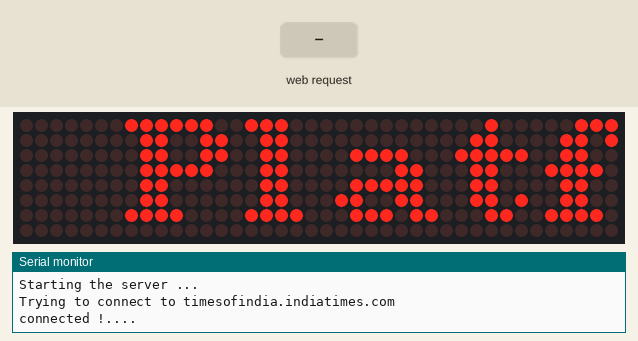
Recording of a sketch running on a simulated ESP8266 (NodeMCU). On the bench: 40×8 LED matrix, the last lines printed to the serial monitor. Wiring (inferred from the names in the program): 5 × MAX7219 LED driver (orientation assumed): CS D4. The inputs (shaded band) are chosen by the test bench. WiFi joins after 1.5 s; servers stay silent unless stated; uploads are accepted with an empty reply.

Above: at 3.9 s.
4.0 s: HTTP request GET /reset received
At 5.0 s:
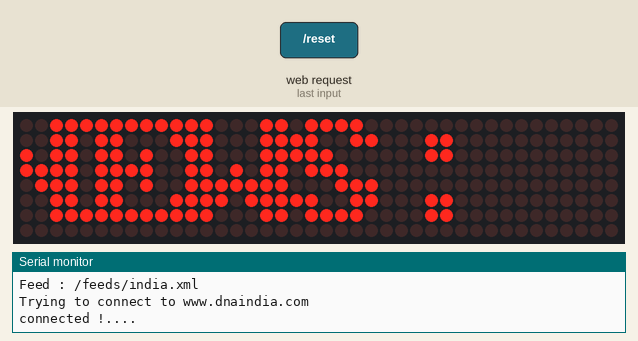
7.0 s: HTTP request GET /reset received
At 7.7 s:
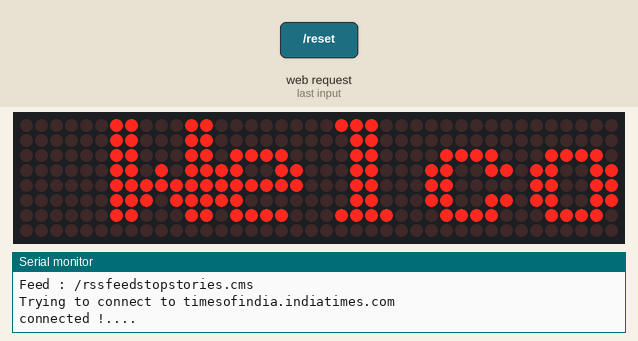
10.0 s: HTTP request GET /reset received
At 11.0 s:
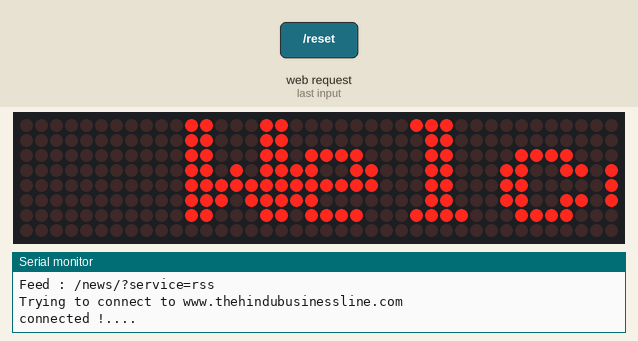
13.0 s: HTTP request GET /reset received
At 13.4 s:
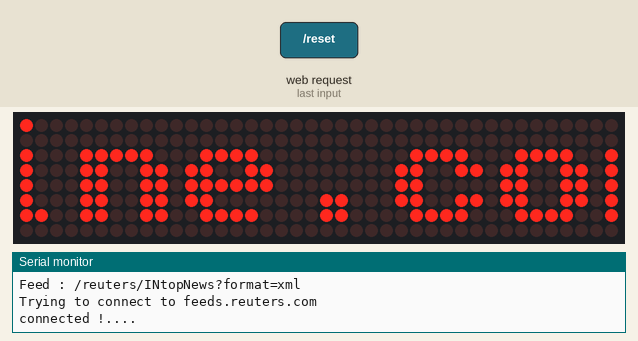
16.0 s: HTTP request GET /reset received
At 17.42 s:
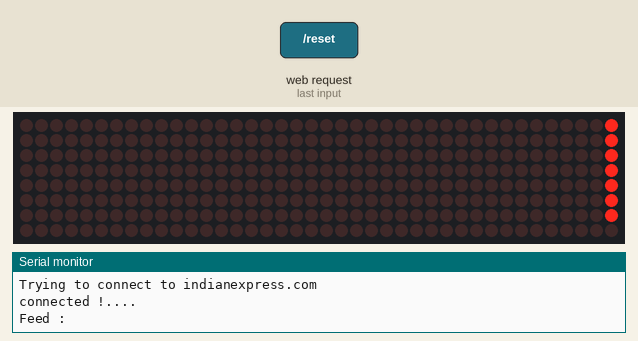
Timing chart, 0 to 19.0 s (numbered marks = the images above; inputs shaded):
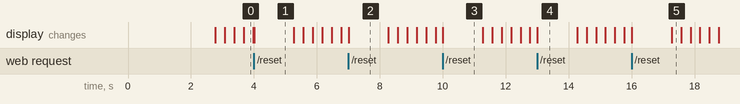

Measured:
- after the input at 4.0 s, the display: changes at once (image 1)
- after the input at 7.0 s, the display: changes at once (image 2)
- after the input at 10.0 s, the display: changes at once (image 3)
- after the input at 13.0 s, the display: changes at once (image 4)
- what the display in image 1 shows lasts 1.3 s, from 4.0 s to 5.3 s

The sketch:

news.ino
```cpp
#include <SPI.h>
#include "LedMatrix.h"
#include <ESP8266WiFi.h>
#include <ESP8266WebServer.h>

#define ssid  "xx"
#define password "$xxx!23"

#define NUMBER_OF_DEVICES 5
#define CS_PIN D4

#define MAX_FEEDS 5

unsigned long int newsCounter = 0;

// Thinger - uRn1z77&cGpT

bool resetFromWeb = false;

ESP8266WebServer server;

LedMatrix ledMatrix = LedMatrix(NUMBER_OF_DEVICES, CS_PIN);

unsigned long tRefreshRSSFeed = 0, tLEDMatrixInterval = 0;

const String rssHostList[] =
{
	"http://www.dnaindia.com/feeds/india.xml",
	"http://timesofindia.indiatimes.com/rssfeedstopstories.cms",
	"http://www.thehindubusinessline.com/news/?service=rss",
	"http://feeds.reuters.com/reuters/INtopNews?format=xml",
	"http://indianexpress.com/section/world/feed/"
};

//const char *rssHost = "www.dnaindia.com";
//const char *rssFeedXML = "/feeds/scitech.xml";

//const char *rssHost = "timesofindia.indiatimes.com";
//const char *rssFeedXML = "/rssfeedstopstories.cms";

//const char *rssHost = "www.thehindubusinessline.com";
//const char *rssFeedXML = "/news/?service=rss";

//const char *rssHost = "open.live.bbc.co.uk";
//const char *rssFeedXML = "/weather/feeds/en/2643123/3dayforecast.rss";

const int rssPort = 80;

String localIP = "";

bool multiLineFeed = false;

void setup() {
	Serial.begin(115200);

	tRefreshRSSFeed = tLEDMatrixInterval = millis();

	resetFromWeb = false;

	ledMatrix.init();
	ledMatrix.setText("Welcome to NowNews ! ... connecting ...");

	if(connectToWiFi()) {
		String str = getTitlesFromFeed(getRSSFeedAsRawXML("timesofindia.indiatimes.com", "/rssfeedstopstories.cms"), 10);
		Serial.println(str);

		ledMatrix.setNextText("Welcome to IDC Platform Dev Bay .... NEWS: " + str);
	}
}

void loop() {
	server.handleClient();

	if(millis() - tLEDMatrixInterval > 0) {
		ledMatrix.clear();
		ledMatrix.scrollTextLeft();
		ledMatrix.drawText();
		ledMatrix.commit();

		tLEDMatrixInterval = millis();
	}

	if((millis() - tRefreshRSSFeed > 200000) || resetFromWeb) {
		// get 10 stories
		String rssHostFeed = rssHostList[newsCounter++%MAX_FEEDS];
		String host = "";
		String feed = "";

		int indexHost1 = rssHostFeed.indexOf("http://");
		host = rssHostFeed.substring(7);
		int indexHost2 = host.indexOf("/");

		feed = host.substring(indexHost2);
		host = host.substring(0, indexHost2);

		Serial.print("Host : ");
		Serial.println(host);

		Serial.print("Feed : ");
		Serial.println(feed);

		int hostLength = host.length();
		char hostAsChar[hostLength+1];
		host.toCharArray(hostAsChar, hostLength+1);

		String newsFeed = getTitlesFromFeed(getRSSFeedAsRawXML(hostAsChar, feed), 10);

		Serial.print("Feed : ");
		Serial.println(newsFeed);

		ledMatrix.setNextText("Welcome to IDC Platform .. NEWS [" + host + "]:" + newsFeed);

		tRefreshRSSFeed = millis();
		resetFromWeb = false;
	}
}

// connects to Wifi and sets up the WebServer !
bool connectToWiFi() {
	Serial.println();
	Serial.println();
	Serial.print("Connecting to ");
	Serial.println(ssid);

	int count = 0;

	WiFi.begin(ssid, password);

	while (WiFi.status() != WL_CONNECTED) {
		if(count++ > 30) // 30 attempts
			return false;
		delay(500);
		Serial.print(".");
	}

	Serial.println("");
	Serial.println("WiFi connected");
	Serial.println("IP address: ");

	localIP = WiFi.localIP().toString();

	Serial.println(localIP);

	// run the server now.
	server.on("/", [](){server.send(200, "text/plain", "Welcome to Now News!");});
	server.on("/reset", []() {
		resetFromWeb = true;
		server.send(200, "text/plain", "Reset is done !\n");
	});

	// start the server
	Serial.println("Starting the server ... ");
	server.begin();

	return true;
}

// extract the titles from the RSS feed
String getTitlesFromFeed(String feed, int maxStories)
{
	int totalStories = 0;
	String item;

	String newsStream = "";

	if(feed == "")
		return "";

	int itemIndex1 = 0, itemIndex2 = 0, titleIndex1 = 0, titleIndex2 = 0;

	while(++totalStories < maxStories) {

		if(!multiLineFeed) {
			itemIndex1 = feed.indexOf("<item>");
			itemIndex2 = feed.indexOf("</item>");

			if(itemIndex1 < 0 || itemIndex2 < 0) break;

			// get content within <item> ... </item> first
			item = feed.substring(itemIndex1+6, itemIndex2);
		} else {
			item = feed;
		}


		// get content within <title> ... </title> within the item
		titleIndex1 = item.indexOf("<title>");
		titleIndex2 = item.indexOf("</title>");

		if(titleIndex1 < 0 || titleIndex2 < 0) break;

		String text = item.substring(titleIndex1+7, titleIndex2);

		Serial.print("Title -- >> ");
		Serial.println(text);

		// For specific RSS feeds
		// its possible that its embedded within ![CDATA[ to prevent
		// browser exec of scripts, strip it down
		if(text.indexOf("<![CDATA[") >= 0) {
			text.replace("<![CDATA[", "");
			text.replace("]]>", "");
			// remove possible newlines too
			//text.replace("\n", "");
		}

		if(!multiLineFeed)
			feed = feed.substring(itemIndex2+7);
		else
			feed = feed.substring(titleIndex2+8);

		if(newsStream == "") // first item;
			newsStream = text;
		else
			newsStream = newsStream + " ... " + text;

		//Serial.println(text);
	}

	return newsStream;
}

String getRSSFeedAsRawXML(const char* rssHost, String rssURL) {

	Serial.print("Trying to connect to ");
	Serial.println(rssHost);

	// Use WiFiClient
	WiFiClient client;
	if (!client.connect(rssHost, rssPort)) {
		Serial.print("Failed to connect to :");
		Serial.println(rssHost);
		return "";
	}

	Serial.println("connected !....");

	client.print(String("GET ") + rssURL + " HTTP/1.1\r\n" +
	           "Host: " + rssHost + "\r\n" +
	           "User-Agent: ESP8266\r\n" +
	           "Content-Type: application/xml\r\n" +
	           "Accept: */*\r\n" +
	           "Connection: close\r\n\r\n");

	// bypass HTTP headers
	while (client.connected()) {
		String line = client.readStringUntil('\n');
		//Serial.println( "Header: " + line );
		if (line == "\r") {
		  break;
		}
	}

	String rssFeed = "";
	bool startReadingItem = false;
	bool startReadingTitle = false;

	while (client.connected()) {
		String line = client.readStringUntil('\n');

		//Serial.print("Line -- ");

		if(line.indexOf("<item>") >= 0)
			startReadingItem = true;

		if(startReadingItem)
		{
			if(line.indexOf("<title>") >= 0)
				startReadingTitle = true;

			if(startReadingTitle) {
				//Serial.print("Line -- ");
				//Serial.println(line);
				rssFeed = rssFeed + line;
			}

			if(line.indexOf("</title>") >= 0)
				startReadingTitle = false;
		}

		if(line.indexOf("</item>") >= 0)
			startReadingItem = false;

		if(line.indexOf("</rss>") >= 0)
			break;

		if(!multiLineFeed) multiLineFeed = true;
	}

	return rssFeed;
}
```

LedMatrix.cpp
```cpp
#include <SPI.h>
#include "LedMatrix.h"
#include "cp437font.h"

/**
 * Heavily influenced by the code and the blog posts from https://github.com/nickgammon/MAX7219_Dot_Matrix
 */
LedMatrix::LedMatrix(byte numberOfDevices, byte slaveSelectPin) {
    myNumberOfDevices = numberOfDevices;
    mySlaveSelectPin = slaveSelectPin;
    cols = new byte[numberOfDevices * 8];
}

/**
 *  numberOfDevices: how many modules are daisy changed togehter
 *  slaveSelectPin: which pin is controlling the CS/SS pin of the first module?
 */
void LedMatrix::init() {
    pinMode(mySlaveSelectPin, OUTPUT);

    SPI.begin ();
    SPI.setDataMode(SPI_MODE0);
    SPI.setClockDivider(SPI_CLOCK_DIV128);
    //SPI.setBitOrder(LSBFIRST);
    for(byte device = 0; device < myNumberOfDevices; device++) {
        sendByte (device, MAX7219_REG_SCANLIMIT, 7);   // show all 8 digits
        sendByte (device, MAX7219_REG_DECODEMODE, 0);  // using an led matrix (not digits)
        sendByte (device, MAX7219_REG_DISPLAYTEST, 0); // no display test
        sendByte (device, MAX7219_REG_INTENSITY, 0);   // character intensity: range: 0 to 15
        sendByte (device, MAX7219_REG_SHUTDOWN, 1);    // not in shutdown mode (ie. start it up)
    }
}

void LedMatrix::sendByte (const byte device, const byte reg, const byte data) {
    int offset=device;
    int maxbytes=myNumberOfDevices;

    for(int i=0;i<maxbytes;i++) {
        spidata[i] = (byte)0;
        spiregister[i] = (byte)0;
    }
    // put our device data into the array
    spiregister[offset] = reg;
    spidata[offset] = data;

    // rotate


    // enable the line
    digitalWrite(mySlaveSelectPin,LOW);
    // now shift out the data
    for(int i=0;i<myNumberOfDevices;i++) {
        SPI.transfer (spiregister[i]);
        SPI.transfer (spidata[i]);
    }
    digitalWrite (mySlaveSelectPin, HIGH);

}

void LedMatrix::sendByte (const byte reg, const byte data) {
    for(byte device = 0; device < myNumberOfDevices; device++) {
        sendByte(device, reg, data);
    }
}

void LedMatrix::setIntensity(const byte intensity) {
    sendByte(MAX7219_REG_INTENSITY, intensity);
}

void LedMatrix::setCharWidth(byte charWidth) {
    myCharWidth = charWidth;
}

void LedMatrix::setTextAlignment(byte textAlignment) {
    myTextAlignment = textAlignment;
    calculateTextAlignmentOffset();
}

void LedMatrix::calculateTextAlignmentOffset() {
    switch(myTextAlignment) {
        case TEXT_ALIGN_LEFT:
            myTextAlignmentOffset = 0;
            break;
        case TEXT_ALIGN_LEFT_END:
            myTextAlignmentOffset = myNumberOfDevices * 8;
            break;
        case TEXT_ALIGN_RIGHT:
            myTextAlignmentOffset = myText.length() * myCharWidth - myNumberOfDevices * 8;
            break;
        case TEXT_ALIGN_RIGHT_END:
            myTextAlignmentOffset = - myText.length() * myCharWidth;
            break;
    }

}

void LedMatrix::clear() {
    for (byte col = 0; col < myNumberOfDevices * 8; col++) {
        cols[col] = 0;
    }

}

void LedMatrix::commit() {
    for (byte col = 0; col < myNumberOfDevices * 8; col++) {
        sendByte(col / 8, col % 8 + 1, cols[col]);
    }
}

void LedMatrix::setText(String text) {
    myText = text;
    myTextOffset = 0;
    calculateTextAlignmentOffset();
}

void LedMatrix::setNextText(String nextText) {
    myNextText = nextText;
}

void LedMatrix::scrollTextRight() {
    myTextOffset = (myTextOffset + 1) % ((int)myText.length() * myCharWidth - 5);
}

void LedMatrix::scrollTextLeft() {
    myTextOffset = (myTextOffset - 1) % ((int)myText.length() * myCharWidth + myNumberOfDevices * 8);
    if (myTextOffset == 0 && myNextText.length() > 0) {
        myText = myNextText;
        myNextText = "";
        calculateTextAlignmentOffset();
    }
}

void LedMatrix::oscillateText() {
    int maxColumns = (int)myText.length() * myCharWidth;
    int maxDisplayColumns = myNumberOfDevices * 8;
    if (maxDisplayColumns > maxColumns) {
        return;
    }
    if (myTextOffset - maxDisplayColumns == -maxColumns) {
        increment = 1;
    }
    if (myTextOffset == 0) {
        increment = -1;
    }
    myTextOffset += increment;
}

void LedMatrix::drawText() {
    char letter;
    int position = 0;
    for (int i = 0; i < myText.length(); i++) {
        letter = myText.charAt(i);
        for (byte col = 0; col < 8; col++) {
            position = i * myCharWidth + col + myTextOffset + myTextAlignmentOffset;
            if (position >= 0 && position < myNumberOfDevices * 8) {
                setColumn(position, pgm_read_byte (&cp437_font [letter] [col]));
            }
        }
    }
}

void LedMatrix::setColumn(int column, byte value) {
    if (column < 0 || column >= myNumberOfDevices * 8) {
        return;
    }
    cols[column] = value;
}

void LedMatrix::setPixel(byte x, byte y) {
    bitWrite(cols[x], y, true);
}
```

LedMatrix.h
```cpp
#include <Arduino.h>

// max7219 registers
#define MAX7219_REG_NOOP         0x0
#define MAX7219_REG_DIGIT0       0x1
#define MAX7219_REG_DIGIT1       0x2
#define MAX7219_REG_DIGIT2       0x3
#define MAX7219_REG_DIGIT3       0x4
#define MAX7219_REG_DIGIT4       0x5
#define MAX7219_REG_DIGIT5       0x6
#define MAX7219_REG_DIGIT6       0x7
#define MAX7219_REG_DIGIT7       0x8
#define MAX7219_REG_DECODEMODE   0x9
#define MAX7219_REG_INTENSITY    0xA
#define MAX7219_REG_SCANLIMIT    0xB
#define MAX7219_REG_SHUTDOWN     0xC
#define MAX7219_REG_DISPLAYTEST  0xF

#define TEXT_ALIGN_LEFT          0 // Text is aligned to left side of the display
#define TEXT_ALIGN_LEFT_END      1 // Beginning of text is just outside the right end of the display
#define TEXT_ALIGN_RIGHT         2 // End of text is aligned to the right of the display
#define TEXT_ALIGN_RIGHT_END     3 // End of text is just outside the left side of the display

class LedMatrix {

public:

    /**
     * Constructor.
     * numberOfDisplays: number of connected devices
     * slaveSelectPin: CS (or SS) pin connected to your ESP8266
     */
    LedMatrix(byte numberOfDisplays, byte slaveSelectPin);

    /**
     * Initializes the SPI interface
     */
    void init();

    /**
     * Sets the intensity on all devices.
     * intensity: 0-15
     */
    void setIntensity(byte intensity);

    /**
     * Sets the width in pixels for one character.
     * Default is 7.
     */
    void setCharWidth(byte charWidth);

    /**
     * Sets the text alignment.
     * Default is TEXT_ALIGN_LEFT_END.
     *
     */
    void setTextAlignment(byte textAlignment);

    /**
     * Send a byte to a specific device.
     */
    void sendByte (const byte device, const byte reg, const byte data);

    /**
     * Send a byte to all devices (convenience method).
     */
    void sendByte (const byte reg, const byte data);

    /**
     * Turn on pixel at position (x,y).
     */
    void setPixel(byte x, byte y);

    /**
     * Clear the frame buffer.
     */
    void clear();

    /**
     * Draw the currently set text at the current offset.
     */
    void drawText();

    /**
     * Set the current text.
     */
    void setText(String text);

    /**
     * Set the text that will replace the current text after a complete scroll
     * cycle.
     */
    void setNextText(String nextText);

    /**
     * Set a specific column with a byte value to the framebuffer.
     */
    void setColumn(int column, byte value);

    /**
     * Writes the framebuffer to the displays.
     */
    void commit();

    /**
     * Scroll the text to the right.
     */
    void scrollTextRight();

    /**
     * Scroll the text to the left.
     */
    void scrollTextLeft();

    /**
     * Oscilate the text between the two limits.
     */
    void oscillateText();

private:
    byte* cols;
    byte spiregister[8];
    byte spidata[8];
    String myText;
    String myNextText;
    int myTextOffset = 1;
    int myTextAlignmentOffset = 0;
    int increment = -1;
    byte myNumberOfDevices = 0;
    byte mySlaveSelectPin = 0;
    byte myCharWidth = 7;
    byte myTextAlignment = 1;

    void calculateTextAlignmentOffset();
};
```

Source omitted: cp437font.h (data table, 15883 bytes)
